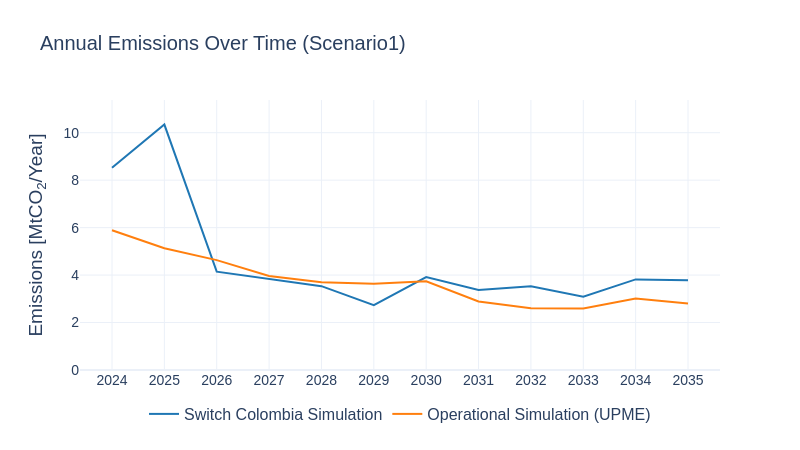

The code cell stored with this chart in its notebook:
### Code cell
sw.scenarios.annual_emissions_combined(
    dataframes=[em_sw, em_upme],
    x_axis='PERIOD',
    y_axis='AnnualEmissions_MtCO2_per_yr',
    labels=['Switch Colombia Simulation', 'Operational Simulation (UPME)'],
    colors=['#1f77b4', '#ff7f0e'],
    folder=scenario_name,
    title=scenario_name
)
#em_sw = em_sw[['PERIOD','AnnualEmissions_MtCO2_per_yr']]
#em_sw.to_csv('./13_switch.csv')
#em_upme = em_upme[['PERIOD','AnnualEmissions_MtCO2_per_yr']]
#em_upme.to_csv('./13_upme.csv')

### Figure 1 — Plotly figure (JSON) as saved in the notebook; plotly's stock layout.template omitted (floating-point values rounded to 4 significant figures)
{"data": [{"line": {"color": "#1f77b4"}, "mode": "lines+text", "name": "Switch Colombia Simulation", "type": "scatter", "x": [2024, 2025, 2026, 2027, 2028, 2029, 2030, 2031, 2032, 2033, 2034, 2035], "y": [8.525, 10.34, 4.142, 3.85, 3.533, 2.731, 3.918, 3.369, 3.528, 3.09, 3.817, 3.781]}, {"line": {"color": "#ff7f0e"}, "mode": "lines+text", "name": "Operational Simulation (UPME)", "type": "scatter", "x": [2024, 2025, 2026, 2027, 2028, 2029, 2030, 2031, 2032, 2033, 2034, 2035], "y": [5.89, 5.13, 4.63, 3.96, 3.7, 3.63, 3.74, 2.89, 2.6, 2.59, 3.01, 2.8]}], "layout": {"font": {"family": "Arial", "size": 16}, "height": 450, "legend": {"orientation": "h", "x": 0.5, "xanchor": "center", "y": -0.1}, "showlegend": true, "title": {"font": {"family": "Arial", "size": 20}, "text": "Annual Emissions Over Time (Scenario1)"}, "width": 800, "xaxis": {"tickfont": {"family": "Arial", "size": 14}, "tickvals": [2024, 2025, 2026, 2027, 2028, 2029, 2030, 2031, 2032, 2033, 2034, 2035], "title": {"text": ""}}, "yaxis": {"range": [0, 11.38], "tickfont": {"family": "Arial", "size": 14}, "title": {"text": "Emissions [MtCO<sub>2</sub>/Year]"}}}}
